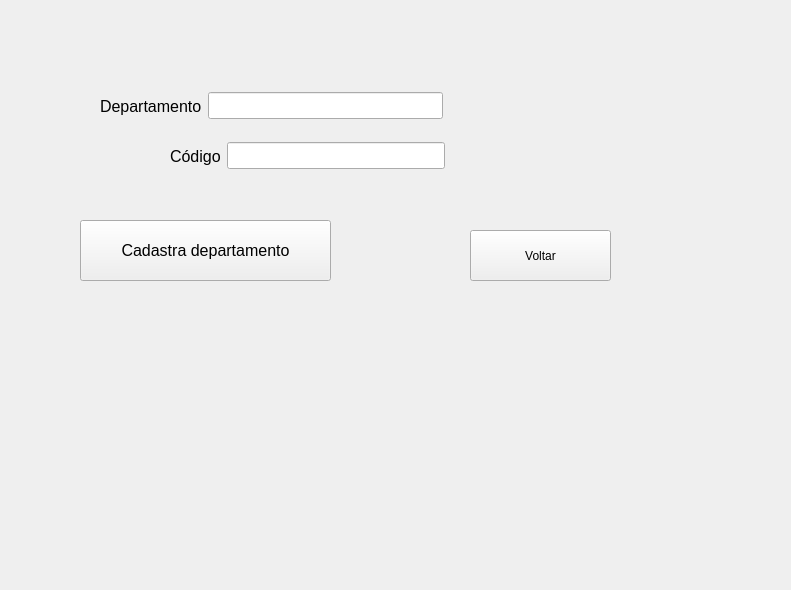
<?xml version="1.0" encoding="UTF-8"?>
<ui version="4.0">
 <class>Form</class>
 <widget class="QWidget" name="Form">
  <property name="geometry">
   <rect>
    <x>0</x>
    <y>0</y>
    <width>791</width>
    <height>590</height>
   </rect>
  </property>
  <property name="windowTitle">
   <string>Form</string>
  </property>
  <widget class="QPushButton" name="btn_cadastra">
   <property name="geometry">
    <rect>
     <x>80</x>
     <y>220</y>
     <width>251</width>
     <height>61</height>
    </rect>
   </property>
   <property name="font">
    <font>
     <pointsize>12</pointsize>
    </font>
   </property>
   <property name="text">
    <string>Cadastra departamento</string>
   </property>
  </widget>
  <widget class="QWidget" name="layoutWidget">
   <property name="geometry">
    <rect>
     <x>100</x>
     <y>90</y>
     <width>343</width>
     <height>32</height>
    </rect>
   </property>
   <layout class="QHBoxLayout" name="horizontalLayout">
    <item>
     <widget class="QLabel" name="label">
      <property name="font">
       <font>
        <pointsize>12</pointsize>
       </font>
      </property>
      <property name="text">
       <string>Departamento</string>
      </property>
     </widget>
    </item>
    <item>
     <widget class="QLineEdit" name="departamento_input">
      <property name="font">
       <font>
        <pointsize>12</pointsize>
       </font>
      </property>
     </widget>
    </item>
   </layout>
  </widget>
  <widget class="QWidget" name="layoutWidget">
   <property name="geometry">
    <rect>
     <x>170</x>
     <y>140</y>
     <width>275</width>
     <height>32</height>
    </rect>
   </property>
   <layout class="QHBoxLayout" name="horizontalLayout_2">
    <item>
     <widget class="QLabel" name="label_2">
      <property name="font">
       <font>
        <pointsize>12</pointsize>
       </font>
      </property>
      <property name="text">
       <string>Código</string>
      </property>
     </widget>
    </item>
    <item>
     <widget class="QLineEdit" name="codigo_input">
      <property name="font">
       <font>
        <pointsize>12</pointsize>
       </font>
      </property>
     </widget>
    </item>
   </layout>
  </widget>
  <widget class="QPushButton" name="voltar_btn">
   <property name="geometry">
    <rect>
     <x>470</x>
     <y>230</y>
     <width>141</width>
     <height>51</height>
    </rect>
   </property>
   <property name="text">
    <string>Voltar</string>
   </property>
  </widget>
 </widget>
 <resources/>
 <connections/>
</ui>
